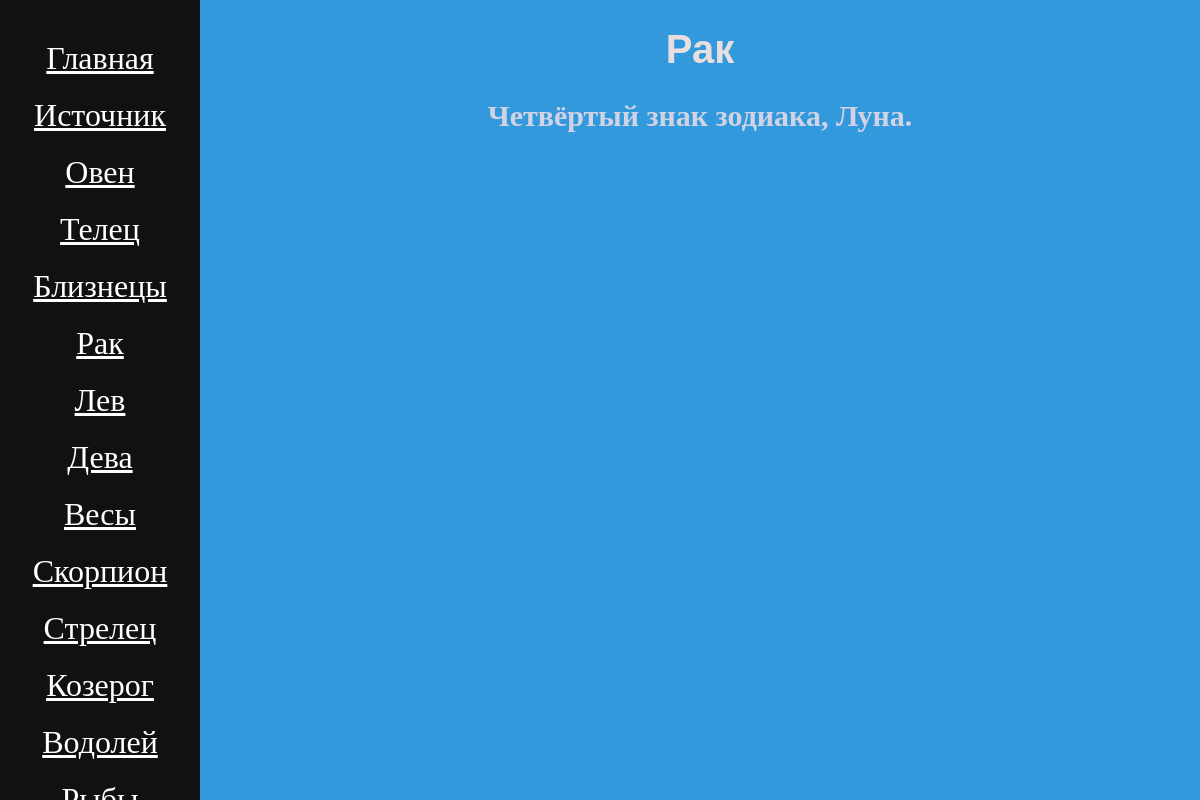
/cancer, run on the app's committed database.
### horoscope/models.py (models this page shows, shortened)
class ZodiakSing(models.Model):
    name = models.CharField(max_length=255)
    code = models.CharField(max_length=45, unique=True)
    description = models.TextField(blank=True)
    date_from = models.DateField()
    date_to = models.DateField()
    elements = models.ForeignKey(Elements, on_delete=models.PROTECT)

### horoscope/views.py (the view)
# urls.py: path('<str:code>', views.get_sing_zodiac, name='sign_zodiac'),
def get_sing_zodiac(request, code):
    context = {
        'zodiac_sing': ZodiakSing.objects.get(code=code),
        'zodiac_sings': ZodiakSing.objects.all(),
    }
    return render(request, 'horoscope/info_zodiac.html', context=context)

### horoscope/templates/horoscope/info_zodiac.html (shortened to what this page needs)
{% extends 'base.html' %}
{% load static %}
{% load my_filter %}
{% block cssadd %}
<link rel="stylesheet" href="{% static 'horoscope/css/info.css' %}">
{% endblock %}
{% block content %}
{% include 'includes/navbar.html' %}
    <h1>{{ zodiac_sing.name }}</h1>
    <h2>{{ zodiac_sing.description }}</h2>
{% endblock %}

### horoscope/templates/includes/navbar.html
{% load my_filter %}
<nav>
    <a href="{% url 'index'  %}">Главная</a>
    <a href="google.com">Источник</a>
    {% for zodiac_sing in zodiac_sings %}
        <a href="{% url 'sign_zodiac' code=zodiac_sing.code %}">{{zodiac_sing.name}}</a>
    {% endfor %}
</nav>

### static/css/base.css (style rules this page uses)
html { background-color: #3199dc; }
nav { text-align: center; color: white; font-size: 2rem; height: 100%; width: 200px; position: fixed; z-index: 1; top: 0; left: 0; background-color: #111; overflow-x: hidden; padding-top: 20px; }
nav a { color: white; display: block; font-size: 2rem; margin: 20px; }

### horoscope/static/horoscope/css/info.css (style rules this page uses)
h2 { color: #d2d2e5; text-align: center; font-family: "Comic Sans MS", "Comic Sans", cursive; font-size: 30px; margin-left: 200px; }
h1 { color: #e8dede; text-align: center; font-family: Geneva, Arial, Helvetica, sans-serif; font-size: 40px; margin-left: 200px; }

### data on the page
ZodiakSing: name "Овен"
ZodiakSing: name "Телец"
ZodiakSing: name "Близнецы"
ZodiakSing: name "Рак", description "Четвёртый знак зодиака, Луна."
ZodiakSing: name "Лев"
ZodiakSing: name "Дева"
ZodiakSing: name "Весы"
ZodiakSing: name "Скорпион"
ZodiakSing: name "Стрелец"
ZodiakSing: name "Козерог"
ZodiakSing: name "Водолей"
